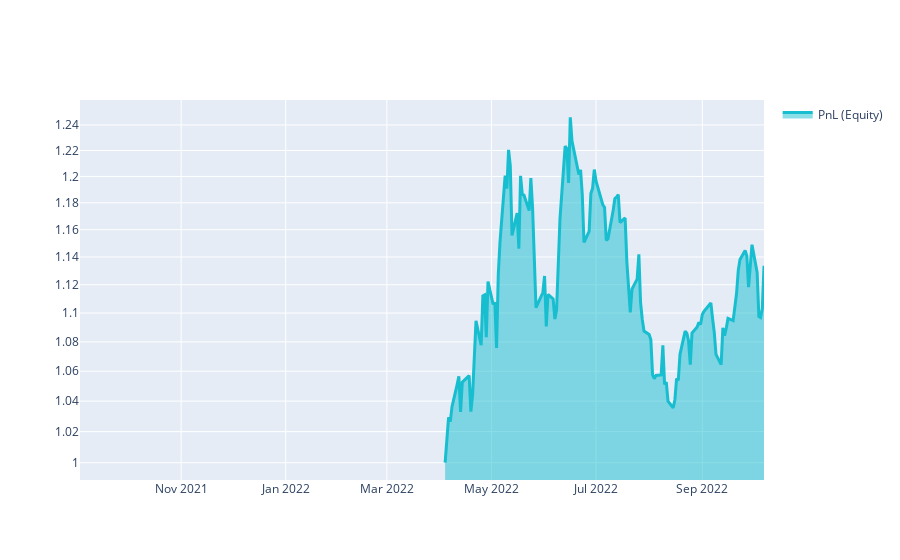

Notebook code for this chart:
### Markdown cell above
# Q18 Quick Start

This template shows you the basic steps for taking part to the **Q18 NASDAQ-100 Stock Long-Short contest**.

### Code cell
import xarray as xr

import qnt.ta as qnta
import qnt.data as qndata
import qnt.output as qnout
import qnt.stats as qns

data = qndata.stocks.load_ndx_data(min_date="2021-09-03")

close     = data.sel(field="close")
is_liquid = data.sel(field="is_liquid")
sma_slow  = qnta.sma(close, 200)
sma_fast  = qnta.sma(close, 25)
weights   = xr.where(sma_slow < sma_fast, 1, -1)
weights   = weights * is_liquid

weights = qnout.clean(weights, data, "stocks_nasdaq100")

# calc stats
stats = qns.calc_stat(data, weights.sel(time=slice("2022-04-03", None)))
display(stats.to_pandas().tail())

# graph
performance = stats.to_pandas()["equity"]
import qnt.graph as qngraph

qngraph.make_plot_filled(performance.index, performance, name="PnL (Equity)", type="log")

### Figure 1 — Plotly figure (JSON) as saved in the notebook; plotly's stock layout.template omitted (floating-point values rounded to 4 significant figures; data arrays with more than 128 entries replaced by an {"elided": "..."} marker saying what was removed)
{"data": [{"fill": "tonexty", "line": {"color": "#17BECF", "width": 3}, "name": "PnL (Equity)", "type": "scatter", "x": {"elided": "276 str values"}, "y": {"elided": "276 float values"}}], "layout": {"showlegend": true, "yaxis": {"range": [-0.004777, 0.1003], "type": "log"}}}
